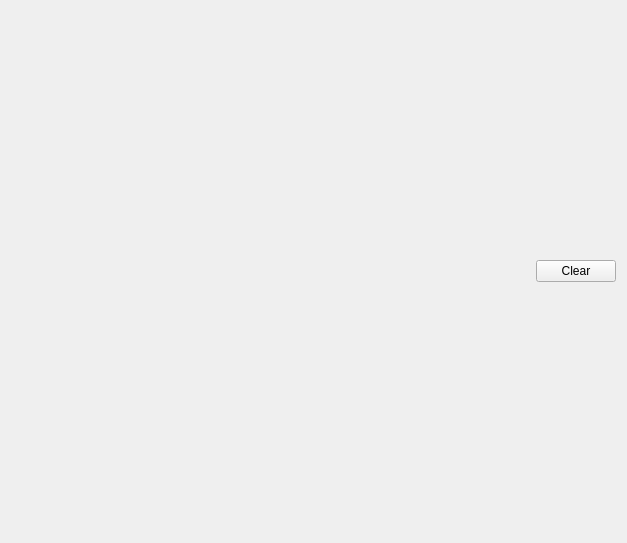
<?xml version="1.0" encoding="UTF-8"?>
<ui version="4.0">
 <class>Sensor</class>
 <widget class="QWidget" name="Sensor">
  <property name="geometry">
   <rect>
    <x>0</x>
    <y>0</y>
    <width>627</width>
    <height>543</height>
   </rect>
  </property>
  <property name="windowTitle">
   <string>Form</string>
  </property>
  <layout class="QVBoxLayout" name="verticalLayout_3">
   <item>
    <layout class="QVBoxLayout" name="verticalLayout_2" stretch="1,9">
     <item>
      <layout class="QHBoxLayout" name="horizontalLayout" stretch="9,1">
       <item>
        <spacer name="horizontalSpacer">
         <property name="orientation">
          <enum>Qt::Orientation::Horizontal</enum>
         </property>
         <property name="sizeHint" stdset="0">
          <size>
           <width>40</width>
           <height>20</height>
          </size>
         </property>
        </spacer>
       </item>
       <item>
        <widget class="QPushButton" name="pPBClearChart">
         <property name="text">
          <string>Clear</string>
         </property>
        </widget>
       </item>
      </layout>
     </item>
     <item>
      <layout class="QVBoxLayout" name="pChartViewLayout"/>
     </item>
    </layout>
   </item>
  </layout>
 </widget>
 <resources/>
 <connections/>
</ui>
